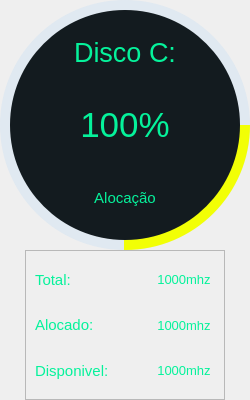
               <widget class="QFrame" name="Frame_Disco">
                <property name="minimumSize">
                 <size>
                  <width>250</width>
                  <height>400</height>
                 </size>
                </property>
                <property name="maximumSize">
                 <size>
                  <width>200</width>
                  <height>350</height>
                 </size>
                </property>
                <property name="styleSheet">
                 <string notr="true">QFrame {
	background:  none;	
	

    }
</string>
                </property>
                <property name="frameShape">
                 <enum>QFrame::NoFrame</enum>
                </property>
                <property name="frameShadow">
                 <enum>QFrame::Raised</enum>
                </property>
                <layout class="QVBoxLayout" name="verticalLayout_7">
                 <property name="spacing">
                  <number>0</number>
                 </property>
                 <property name="leftMargin">
                  <number>0</number>
                 </property>
                 <property name="topMargin">
                  <number>0</number>
                 </property>
                 <property name="rightMargin">
                  <number>0</number>
                 </property>
                 <property name="bottomMargin">
                  <number>0</number>
                 </property>
                 <item>
                  <widget class="QFrame" name="progres_fundcpu_2">
                   <property name="minimumSize">
                    <size>
                     <width>250</width>
                     <height>250</height>
                    </size>
                   </property>
                   <property name="styleSheet">
                    <string notr="true">QFrame{
	border: none;
	border-radius: 125px;
	background-color: rgba(85, 170, 255, 0.10);
}</string>
                   </property>
                   <property name="frameShape">
                    <enum>QFrame::StyledPanel</enum>
                   </property>
                   <property name="frameShadow">
                    <enum>QFrame::Raised</enum>
                   </property>
                   <widget class="QFrame" name="Porcent_circle_disco">
                    <property name="geometry">
                     <rect>
                      <x>0</x>
                      <y>0</y>
                      <width>250</width>
                      <height>250</height>
                     </rect>
                    </property>
                    <property name="minimumSize">
                     <size>
                      <width>250</width>
                      <height>250</height>
                     </size>
                    </property>
                    <property name="maximumSize">
                     <size>
                      <width>250</width>
                      <height>250</height>
                     </size>
                    </property>
                    <property name="styleSheet">
                     <string notr="true">QFrame{
	border: none;
	border-radius: 125px;
	background-color: qconicalgradient(cx:0.5, cy:0.5, angle:0, stop:0.749 rgba(170, 0, 255, 0), stop:0.75 rgba(242, 255, 5, 255));
}</string>
                    </property>
                    <property name="frameShape">
                     <enum>QFrame::StyledPanel</enum>
                    </property>
                    <property name="frameShadow">
                     <enum>QFrame::Raised</enum>
                    </property>
                    <widget class="QFrame" name="cicler_2">
                     <property name="geometry">
                      <rect>
                       <x>10</x>
                       <y>10</y>
                       <width>230</width>
                       <height>230</height>
                      </rect>
                     </property>
                     <property name="minimumSize">
                      <size>
                       <width>230</width>
                       <height>230</height>
                      </size>
                     </property>
                     <property name="maximumSize">
                      <size>
                       <width>230</width>
                       <height>230</height>
                      </size>
                     </property>
                     <property name="styleSheet">
                      <string notr="true">QFrame{
	border: none;
	border-radius: 115px;
	background-color: #131B1F;
}
QFrame:hover{
	background:  #38393B;
}</string>
                     </property>
                     <property name="frameShape">
                      <enum>QFrame::StyledPanel</enum>
                     </property>
                     <property name="frameShadow">
                      <enum>QFrame::Raised</enum>
                     </property>
                     <layout class="QVBoxLayout" name="verticalLayout_8">
                      <item>
                       <widget class="QLabel" name="label_10">
                        <property name="font">
                         <font>
                          <family>Tahoma</family>
                          <pointsize>20</pointsize>
                         </font>
                        </property>
                        <property name="styleSheet">
                         <string notr="true">border: none;
color: #05F29B;
background-color: none;</string>
                        </property>
                        <property name="text">
                         <string>Disco C:</string>
                        </property>
                        <property name="alignment">
                         <set>Qt::AlignCenter</set>
                        </property>
                       </widget>
                      </item>
                      <item>
                       <widget class="QLabel" name="Vdisco">
                        <property name="font">
                         <font>
                          <family>Tahoma</family>
                          <pointsize>26</pointsize>
                         </font>
                        </property>
                        <property name="styleSheet">
                         <string notr="true">border: none;
color: #05F29B;
background-color: none;</string>
                        </property>
                        <property name="text">
                         <string>100%</string>
                        </property>
                        <property name="alignment">
                         <set>Qt::AlignCenter</set>
                        </property>
                       </widget>
                      </item>
                      <item>
                       <widget class="QLabel" name="label_12">
                        <property name="font">
                         <font>
                          <family>Tahoma</family>
                          <pointsize>11</pointsize>
                         </font>
                        </property>
                        <property name="styleSheet">
                         <string notr="true">border: none;
color: #05F29B;
background-color: none;</string>
                        </property>
                        <property name="text">
                         <string>Alocação</string>
                        </property>
                        <property name="alignment">
                         <set>Qt::AlignCenter</set>
                        </property>
                       </widget>
                      </item>
                     </layout>
                    </widget>
                   </widget>
                  </widget>
                 </item>
                 <item alignment="Qt::AlignHCenter">
                  <widget class="QFrame" name="FDados_2">
                   <property name="enabled">
                    <bool>true</bool>
                   </property>
                   <property name="minimumSize">
                    <size>
                     <width>200</width>
                     <height>100</height>
                    </size>
                   </property>
                   <property name="maximumSize">
                    <size>
                     <width>200</width>
                     <height>170</height>
                    </size>
                   </property>
                   <property name="styleSheet">
                    <string notr="true">QFrame{
	background: none;
}</string>
                   </property>
                   <property name="frameShape">
                    <enum>QFrame::StyledPanel</enum>
                   </property>
                   <property name="frameShadow">
                    <enum>QFrame::Raised</enum>
                   </property>
                   <layout class="QHBoxLayout" name="horizontalLayout_4">
                    <property name="spacing">
                     <number>0</number>
                    </property>
                    <property name="leftMargin">
                     <number>0</number>
                    </property>
                    <property name="topMargin">
                     <number>0</number>
                    </property>
                    <property name="rightMargin">
                     <number>0</number>
                    </property>
                    <property name="bottomMargin">
                     <number>0</number>
                    </property>
                    <item>
                     <widget class="QFrame" name="FDesquedo_2">
                      <property name="minimumSize">
                       <size>
                        <width>90</width>
                        <height>0</height>
                       </size>
                      </property>
                      <property name="styleSheet">
                       <string notr="true">background: none;
border: none;</string>
                      </property>
                      <property name="frameShape">
                       <enum>QFrame::StyledPanel</enum>
                      </property>
                      <property name="frameShadow">
                       <enum>QFrame::Raised</enum>
                      </property>
                      <layout class="QVBoxLayout" name="verticalLayout_9">
                       <item>
                        <widget class="QLabel" name="label_13">
                         <property name="font">
                          <font>
                           <family>Tahoma</family>
                           <pointsize>11</pointsize>
                          </font>
                         </property>
                         <property name="styleSheet">
                          <string notr="true">border: none;
color: #05F29B;
background: none;</string>
                         </property>
                         <property name="text">
                          <string>Total:</string>
                         </property>
                         <property name="alignment">
                          <set>Qt::AlignLeading|Qt::AlignLeft|Qt::AlignVCenter</set>
                         </property>
                        </widget>
                       </item>
                       <item>
                        <widget class="QLabel" name="label_14">
                         <property name="minimumSize">
                          <size>
                           <width>100</width>
                           <height>0</height>
                          </size>
                         </property>
                         <property name="font">
                          <font>
                           <family>Tahoma</family>
                           <pointsize>11</pointsize>
                          </font>
                         </property>
                         <property name="styleSheet">
                          <string notr="true">border: none;
color: #05F29B;
background: none;</string>
                         </property>
                         <property name="text">
                          <string>Alocado:</string>
                         </property>
                         <property name="alignment">
                          <set>Qt::AlignLeading|Qt::AlignLeft|Qt::AlignVCenter</set>
                         </property>
                        </widget>
                       </item>
                       <item>
                        <widget class="QLabel" name="label_15">
                         <property name="font">
                          <font>
                           <family>Tahoma</family>
                           <pointsize>11</pointsize>
                          </font>
                         </property>
                         <property name="styleSheet">
                          <string notr="true">border: none;
color: #05F29B;
background: none;</string>
                         </property>
                         <property name="text">
                          <string>Disponivel:</string>
                         </property>
                        </widget>
                       </item>
                      </layout>
                     </widget>
                    </item>
                    <item>
                     <widget class="QFrame" name="FDdireito_2">
                      <property name="minimumSize">
                       <size>
                        <width>80</width>
                        <height>50</height>
                       </size>
                      </property>
                      <property name="maximumSize">
                       <size>
                        <width>90</width>
                        <height>16777215</height>
                       </size>
                      </property>
                      <property name="styleSheet">
                       <string notr="true">background: none;
border: none;</string>
                      </property>
                      <property name="frameShape">
                       <enum>QFrame::StyledPanel</enum>
                      </property>
                      <property name="frameShadow">
                       <enum>QFrame::Raised</enum>
                      </property>
                      <layout class="QVBoxLayout" name="verticalLayout_10">
                       <item>
                        <widget class="QLabel" name="Vdisco_Total">
                         <property name="font">
                          <font>
                           <family>Tahoma</family>
                           <pointsize>10</pointsize>
                          </font>
                         </property>
                         <property name="styleSheet">
                          <string notr="true">border: none;
color: #05F29B;
background: none;</string>
                         </property>
                         <property name="text">
                          <string>1000mhz</string>
                         </property>
                         <property name="alignment">
                          <set>Qt::AlignCenter</set>
                         </property>
                        </widget>
                       </item>
                       <item>
                        <widget class="QLabel" name="Vdisco_Alocado">
                         <property name="font">
                          <font>
                           <family>Tahoma</family>
                           <pointsize>10</pointsize>
                          </font>
                         </property>
                         <property name="styleSheet">
                          <string notr="true">border: none;
color: #05F29B;
background: none;</string>
                         </property>
                         <property name="text">
                          <string>1000mhz</string>
                         </property>
                         <property name="alignment">
                          <set>Qt::AlignCenter</set>
                         </property>
                        </widget>
                       </item>
                       <item>
                        <widget class="QLabel" name="Vdisco_Disponivel">
                         <property name="font">
                          <font>
                           <family>Tahoma</family>
                           <pointsize>10</pointsize>
                          </font>
                         </property>
                         <property name="styleSheet">
                          <string notr="true">border: none;
color: #05F29B;
background: none;</string>
                         </property>
                         <property name="text">
                          <string>1000mhz</string>
                         </property>
                         <property name="alignment">
                          <set>Qt::AlignCenter</set>
                         </property>
                        </widget>
                       </item>
                      </layout>
                     </widget>
                    </item>
                   </layout>
                  </widget>
                 </item>
                </layout>
               </widget>
